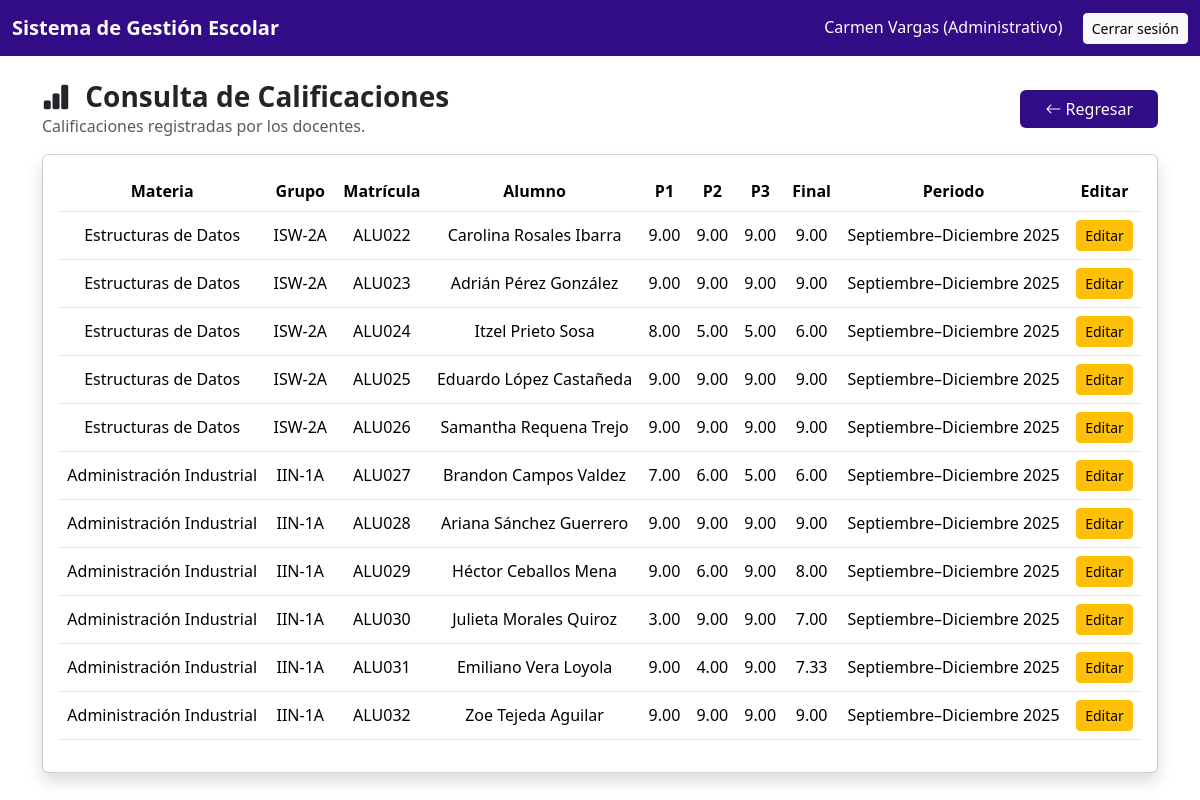
The page /index.php?action=consultaCalificaciones (signed in) on the database its author committed.
### tables this page shows
CREATE TABLE `calificaciones` (
  `idCalificacion` int(11) NOT NULL AUTO_INCREMENT,
  `idInscripcion` int(11) NOT NULL,
  `idMateria` int(11) NOT NULL,
  `calificacionParcial1` decimal(5,2) DEFAULT NULL,
  `calificacionParcial2` decimal(5,2) DEFAULT NULL,
  `calificacionParcial3` decimal(5,2) DEFAULT NULL,
  `calificacionFinal` decimal(5,2) DEFAULT NULL,
  PRIMARY KEY (`idCalificacion`),
  KEY `idInscripcion` (`idInscripcion`),
  KEY `idMateria` (`idMateria`),
  CONSTRAINT `calificaciones_ibfk_1` FOREIGN KEY (`idInscripcion`) REFERENCES `inscripciones` (`idInscripcion`) ON DELETE CASCADE ON UPDATE CASCADE,
  CONSTRAINT `calificaciones_ibfk_2` FOREIGN KEY (`idMateria`) REFERENCES `materias` (`idMateria`) ON DELETE CASCADE ON UPDATE CASCADE
);

CREATE TABLE `materias` (
  `idMateria` int(11) NOT NULL AUTO_INCREMENT,
  `nombreMateria` varchar(100) NOT NULL,
  `claveMateria` varchar(20) NOT NULL,
  `horasSemana` int(11) DEFAULT NULL,
  `idPeriodo` int(11) DEFAULT NULL,
  PRIMARY KEY (`idMateria`),
  UNIQUE KEY `claveMateria` (`claveMateria`),
  KEY `idPeriodo` (`idPeriodo`),
  CONSTRAINT `materias_ibfk_1` FOREIGN KEY (`idPeriodo`) REFERENCES `periodosescolares` (`idPeriodo`) ON DELETE CASCADE ON UPDATE CASCADE
);

CREATE TABLE `grupos` (
  `idGrupo` int(11) NOT NULL AUTO_INCREMENT,
  `nombreGrupo` varchar(50) NOT NULL,
  `idCarrera` int(11) NOT NULL,
  `idPeriodo` int(11) NOT NULL,
  PRIMARY KEY (`idGrupo`),
  KEY `idCarrera` (`idCarrera`),
  KEY `idPeriodo` (`idPeriodo`),
  CONSTRAINT `grupos_ibfk_1` FOREIGN KEY (`idCarrera`) REFERENCES `carreras` (`idCarrera`) ON DELETE CASCADE ON UPDATE CASCADE,
  CONSTRAINT `grupos_ibfk_2` FOREIGN KEY (`idPeriodo`) REFERENCES `periodosescolares` (`idPeriodo`) ON DELETE CASCADE ON UPDATE CASCADE
);

CREATE TABLE `usuarios` (
  `idUsuario` int(11) NOT NULL AUTO_INCREMENT,
  `matricula` varchar(20) NOT NULL,
  `nombres` varchar(100) NOT NULL,
  `apePaterno` varchar(50) NOT NULL,
  `apeMaterno` varchar(50) DEFAULT NULL,
  `sexo` enum('Masculino','Femenino') NOT NULL,
  `fechaNacimiento` date NOT NULL,
  `correo` varchar(100) NOT NULL,
  `contrasena` varchar(255) NOT NULL,
  `rol` enum('Administrador','Docente','Alumno','Administrativo') NOT NULL,
  `activo` tinyint(1) DEFAULT 1,
  PRIMARY KEY (`idUsuario`),
  UNIQUE KEY `matricula` (`matricula`),
  UNIQUE KEY `correo` (`correo`)
);

CREATE TABLE `periodosescolares` (
  `idPeriodo` int(11) NOT NULL AUTO_INCREMENT,
  `nombrePeriodo` varchar(50) NOT NULL,
  `fechaInicio` date NOT NULL,
  `fechaFin` date NOT NULL,
  PRIMARY KEY (`idPeriodo`)
);

### app/controllers/consultaCalifController.php (called while the page is built, shortened)
<?php
require_once __DIR__ . '/../models/consultaCalifModel.php';
class ConsultaCalifController {
    private $model;
    public function __construct($connection) {
        $this->model = new ConsultaCalifModel($connection);
    }
    public function consulta() {
        $rol = $_SESSION['usuario']['rol'];
        switch ($rol) {
            case 'Administrador':
            case 'Administrativo':
                $datos = $this->model->obtenerTodasLasCalificaciones();
                break;
        }
        include __DIR__ . '/../views/Calificaciones/consultaCalifView.php';
    }
}

### app/models/consultaCalifModel.php (called while the page is built, shortened)
<?php
class ConsultaCalifModel {
    private $connection;
    public function __construct($connection) {
        $this->connection = $connection;
    }
    public function obtenerTodasLasCalificaciones() {
        $sql = "
            SELECT
                c.idInscripcion,
                c.idMateria,
                m.nombreMateria,
                g.nombreGrupo,
                u.matricula,
                CONCAT(u.nombres,' ',u.apePaterno,' ',u.apeMaterno) AS alumno,
                c.calificacionParcial1,
                c.calificacionParcial2,
                c.calificacionParcial3,
                c.calificacionFinal,
                p.nombrePeriodo
            FROM calificaciones c
            INNER JOIN materias m ON m.idMateria = c.idMateria
            INNER JOIN inscripciones i ON i.idInscripcion = c.idInscripcion
            INNER JOIN grupos g ON g.idGrupo = i.idGrupo
            INNER JOIN periodosEscolares p ON p.idPeriodo = g.idPeriodo
            INNER JOIN alumnos a ON a.idAlumno = i.idAlumno
            INNER JOIN usuarios u ON u.idUsuario = a.idUsuario
            ORDER BY p.idPeriodo DESC
        ";
        return $this->connection->query($sql);
    }
}

### app/views/Calificaciones/consultaCalifView.php (the view, shortened to what this page needs)
<!DOCTYPE html>
<html lang="en">
<head>
</head>
    <link href="https://cdn.jsdelivr.net/npm/bootstrap@5.3.3/dist/css/bootstrap.min.css" rel="stylesheet">
    <link href="https://cdn.jsdelivr.net/npm/bootstrap-icons@1.11.3/font/bootstrap-icons.css" rel="stylesheet">
<body>
    <nav class="navbar navbar-expand-lg navbar-dark navbar-dinamica">
        <div class="container-fluid">
            <span class="navbar-brand fw-bold">
                Sistema de Gestión Escolar
            </span>
            <div class="text-white">
                <?= $_SESSION['usuario']['nombre'] ?> (<?= $_SESSION['usuario']['rol'] ?>)
                <a href="<?= BASE_URL ?>index.php?action=logout"
                class="btn btn-light btn-sm ms-3">
                Cerrar sesión
                </a>
            </div>
        </div>
    </nav>
    <div class="container mt-4">
        <div class="d-flex justify-content-between align-items-center mb-3">
            <div>
                <h3 class="fw-bold mb-0">
                    <i class="bi bi-bar-chart-fill me-2"></i>
                    Consulta de Calificaciones
                </h3>
                <p class="text-muted mb-0">Calificaciones registradas por los docentes.</p>
            </div>
            <?php
                $dashboard = match($_SESSION['usuario']['rol']) {
                    'Administrador'  => 'dashboard',
                    'Administrativo' => 'dashboard_administrativo',
                    'Docente'        => 'dashboard_docente',
                    'Alumno'         => 'dashboard_alumno',
                    default          => 'dashboard'
                };
            ?>
            <a href="index.php?action=<?= $dashboard ?>" class="btn btn-dinamico px-4">
                <i class="bi bi-arrow-left"></i> Regresar
            </a>
        </div>
        <div class="card mb-4 shadow fade-slide">
            <div class="card-body">
                <table class="table table-hover align-middle">
                <thead class="thead-dinamico text-center">
                    <tr>
                        <th>Materia</th>
                        <th>Grupo</th>
                        <th>Matrícula</th>
                        <th>Alumno</th>
                        <th>P1</th>
                        <th>P2</th>
                        <th>P3</th>
                        <th>Final</th>
                        <th>Periodo</th>
                        <?php if (in_array($_SESSION['usuario']['rol'], ['Administrador','Administrativo'])): ?>
                        <th>Editar</th>
                        <?php endif; ?>
                    </tr>
                </thead>
                <tbody class="text-center">
                <?php while($row = $datos->fetch_assoc()): ?>
                <tr>
                    <td><?= $row['nombreMateria'] ?></td>
                    <td><?= $row['nombreGrupo'] ?></td>
                    <td><?= $row['matricula'] ?></td>
                    <td><?= $row['alumno'] ?></td>
                    <td><?= $row['calificacionParcial1'] ?></td>
                    <td><?= $row['calificacionParcial2'] ?></td>
                    <td><?= $row['calificacionParcial3'] ?></td>
                    <td><?= $row['calificacionFinal'] ?></td>
                    <td><?= $row['nombrePeriodo'] ?></td>
                    <?php if (in_array($_SESSION['usuario']['rol'], ['Administrador','Administrativo'])): ?>
                    <td>
                        <a href="index.php?action=consultaCalificaciones&edit=1&ins=<?= $row['idInscripcion'] ?>&mat=<?= $row['idMateria'] ?>"
                        class="btn btn-warning btn-sm">
                        Editar
                        </a>
                    </td>
                    <?php endif; ?>
                </tr>
                <?php endwhile; ?>
                </tbody>
            </table>
            </div>
        </div>
    </div>
</body>
</html>

### rows shown on the page
calificaciones: idMateria.nombreMateria "Estructuras de Datos", grupos.nombreGrupo "ISW-2A", usuarios.matricula "ALU022", alumno "Carolina Rosales Ibarra", calificacionParcial1 "9.00", calificacionParcial2 "9.00", calificacionParcial3 "9.00", calificacionFinal "9.00", periodosescolares.nombrePeriodo "Septiembre–Diciembre 2025"
calificaciones: idMateria.nombreMateria "Estructuras de Datos", grupos.nombreGrupo "ISW-2A", usuarios.matricula "ALU023", alumno "Adrián Pérez González", calificacionParcial1 "9.00", calificacionParcial2 "9.00", calificacionParcial3 "9.00", calificacionFinal "9.00", periodosescolares.nombrePeriodo "Septiembre–Diciembre 2025"
calificaciones: idMateria.nombreMateria "Estructuras de Datos", grupos.nombreGrupo "ISW-2A", usuarios.matricula "ALU024", alumno "Itzel Prieto Sosa", calificacionParcial1 "8.00", calificacionParcial2 "5.00", calificacionParcial3 "5.00", calificacionFinal "6.00", periodosescolares.nombrePeriodo "Septiembre–Diciembre 2025"
calificaciones: idMateria.nombreMateria "Estructuras de Datos", grupos.nombreGrupo "ISW-2A", usuarios.matricula "ALU025", alumno "Eduardo López Castañeda", calificacionParcial1 "9.00", calificacionParcial2 "9.00", calificacionParcial3 "9.00", calificacionFinal "9.00", periodosescolares.nombrePeriodo "Septiembre–Diciembre 2025"
calificaciones: idMateria.nombreMateria "Estructuras de Datos", grupos.nombreGrupo "ISW-2A", usuarios.matricula "ALU026", alumno "Samantha Requena Trejo", calificacionParcial1 "9.00", calificacionParcial2 "9.00", calificacionParcial3 "9.00", calificacionFinal "9.00", periodosescolares.nombrePeriodo "Septiembre–Diciembre 2025"
calificaciones: idMateria.nombreMateria "Administración Industrial", grupos.nombreGrupo "IIN-1A", usuarios.matricula "ALU027", alumno "Brandon Campos Valdez", calificacionParcial1 "7.00", calificacionParcial2 "6.00", calificacionParcial3 "5.00", calificacionFinal "6.00", periodosescolares.nombrePeriodo "Septiembre–Diciembre 2025"
calificaciones: idMateria.nombreMateria "Administración Industrial", grupos.nombreGrupo "IIN-1A", usuarios.matricula "ALU028", alumno "Ariana Sánchez Guerrero", calificacionParcial1 "9.00", calificacionParcial2 "9.00", calificacionParcial3 "9.00", calificacionFinal "9.00", periodosescolares.nombrePeriodo "Septiembre–Diciembre 2025"
calificaciones: idMateria.nombreMateria "Administración Industrial", grupos.nombreGrupo "IIN-1A", usuarios.matricula "ALU029", alumno "Héctor Ceballos Mena", calificacionParcial1 "9.00", calificacionParcial2 "6.00", calificacionParcial3 "9.00", calificacionFinal "8.00", periodosescolares.nombrePeriodo "Septiembre–Diciembre 2025"
calificaciones: idMateria.nombreMateria "Administración Industrial", grupos.nombreGrupo "IIN-1A", usuarios.matricula "ALU030", alumno "Julieta Morales Quiroz", calificacionParcial1 "3.00", calificacionParcial2 "9.00", calificacionParcial3 "9.00", calificacionFinal "7.00", periodosescolares.nombrePeriodo "Septiembre–Diciembre 2025"
calificaciones: idMateria.nombreMateria "Administración Industrial", grupos.nombreGrupo "IIN-1A", usuarios.matricula "ALU031", alumno "Emiliano Vera Loyola", calificacionParcial1 "9.00", calificacionParcial2 "4.00", calificacionParcial3 "9.00", calificacionFinal "7.33", periodosescolares.nombrePeriodo "Septiembre–Diciembre 2025"
calificaciones: idMateria.nombreMateria "Administración Industrial", grupos.nombreGrupo "IIN-1A", usuarios.matricula "ALU032", alumno "Zoe Tejeda Aguilar", calificacionParcial1 "9.00", calificacionParcial2 "9.00", calificacionParcial3 "9.00", calificacionFinal "9.00", periodosescolares.nombrePeriodo "Septiembre–Diciembre 2025"

### other values the page prints
$_SESSION['usuario']['nombre'] "Carmen Vargas"
$_SESSION['usuario']['rol'] "Administrativo"
